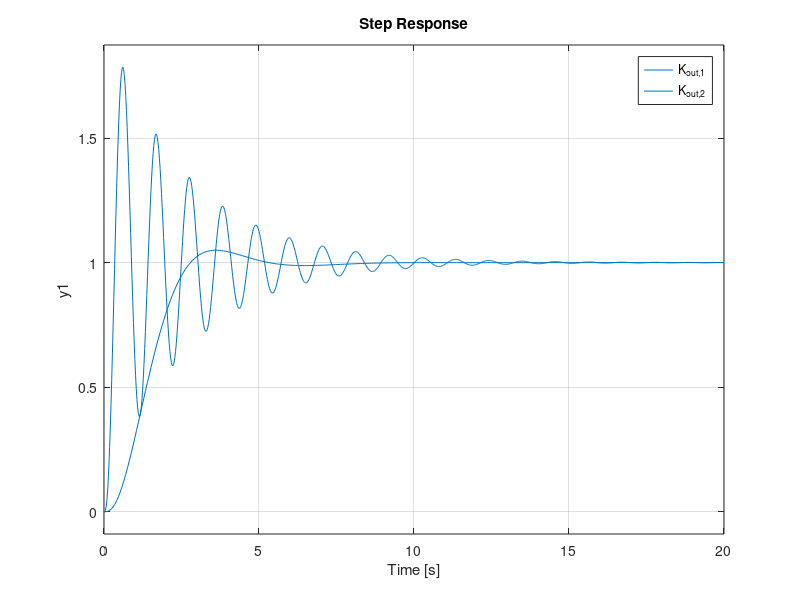

This figure's MATLAB source: (Note: this script raises an error after producing the figure.)
%% Lead Compensator
G_CF = tf(9.81, [1 2/3 0 0]);

K = tf([40/10000 1/10000], [40*0.15 1]);

margin(G_CF)

margin(K*G_CF)

step(feedback(K*G_CF,1),500)

%% Cascade Control
g_theta = tf(1,[1 0]);
tf_theta = feedback(5*g_theta,1);

G_no_theta = tf(9.81, [1 2/3 0]);

G_out = tf_theta * G_no_theta;

% Crossover @>=4rad/s
K1 = tf([1 1],[1*(0.1) 1]);
% bode(K1*G_out);
% step(feedback(K1*G_out,1));
% stepinfo(feedback(K1*G_out,1));


% Phase margin >= 60 degree
K2 = tf([sqrt(3)/20 1/20],[1/3*sqrt(3) 1]);
% bode(K2*G_out);
% step(feedback(K2*G_out,1));
% stepinfo(feedback(K1*G_out,1));

margin(K1*G_out)
hold on
margin(K2*G_out)
hold off
title("Phase Margin_1=8.46^{\circ}, w_{c1}=5.68rad/s       Phase Margin_2=62.9^{\circ}, w_{c2}=0.729rad/s")
legend('K_{out,1}','K_{out,2}')

step(feedback(K1*G_out,1),20);
hold on
step(feedback(K2*G_out,1),20);
legend('K_{out,1}','K_{out,2}')

stepinfo(feedback(K*G_CF,1))
stepinfo(feedback(K1*G_out,1))
stepinfo(feedback(K2*G_out,1))


%% Model Mismatch
% Max delay
[Gm1,Pm1,Wcg1,Wcp1] = margin(K1*G_out);
max_time_delay1 = deg2rad(Pm1)/Wcp1;

[Gm2,Pm2,Wcg2,Wcp2] = margin(K2*G_out);
max_time_delay2 = deg2rad(Pm2)/Wcp2;

% Step response with delay
tf_delay = tf(1,1,'InputDelay',0.2);
step(feedback((K1*G_out),tf_delay),10)
ylim([-5,5])
hold on

step(feedback((K2*G_out),tf_delay),10)
ylim([-5,5])
hold off
title("Step response with delay")
legend('K_{out,1}','K_{out,2}')

%S error
syms x
S1_num = sym2poly(49.05*((7-4*sqrt(3))*x+1));
S1_den = sym2poly(x*((7-4*sqrt(3))*x+1)*(x+2/3)*(x+5) +49.05*(x+1));
S1 = tf(S1_num, S1_den);

S2_num = sym2poly(49.05*(sqrt(3)/3*x+1));
S2_den = sym2poly(x*(sqrt(3)/3*x+1)*(x+2/3)*(x+5)+(49.05/20)*(sqrt(3)*x+1));
S2 = tf(S2_num, S2_den);

%Step response with error
T1 = feedback(K1*G_out,1);
tf_error_1 = T1 - pi/180*S1;

T2 = feedback(K2*G_out,1);
tf_error_2 = T2 - pi/180*S2;

% Lag Compensator
K_lag = tf([400 40],[400 1]);

S_lag_num = sym2poly(49.05*(sqrt(3)/3*x+1)*(400*x+1));
S_lag_den = sym2poly((sqrt(3)/3*x+1)*(400*x+1)*x*(x+2/3)*(x+5)+(49.05/20)*(40)*(sqrt(3)*x+1)*(10*x+1));
S_lag = tf(S_lag_num, S_lag_den);

T_lag = feedback(K_lag*K2*G_out,1);
tf_error_lag = T_lag - pi/180*S_lag;

step(tf_error_1,30)
hold on
step(tf_error_2,30)
hold on
step(tf_error_lag,30)
title("Step Response with measurement error")
legend('K_{out,1}','K_{out,2}','K_{lag}*K_{out,2}')
hold off

margin(K_lag*K2*G_out)